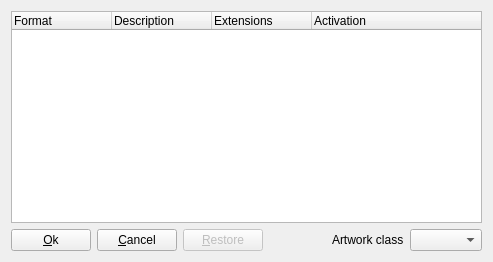
<?xml version="1.0" encoding="UTF-8"?>
<ui version="4.0">
 <class>ImageFormatSetup</class>
 <widget class="QDialog" name="ImageFormatSetup">
  <property name="geometry">
   <rect>
    <x>0</x>
    <y>0</y>
    <width>493</width>
    <height>262</height>
   </rect>
  </property>
  <property name="windowTitle">
   <string>Active image formats</string>
  </property>
  <layout class="QGridLayout" name="gridLayout">
   <item row="2" column="5">
    <widget class="QComboBox" name="comboBoxImageType">
     <property name="sizePolicy">
      <sizepolicy hsizetype="Preferred" vsizetype="Minimum">
       <horstretch>0</horstretch>
       <verstretch>0</verstretch>
      </sizepolicy>
     </property>
     <property name="toolTip">
      <string>Select artwork class to adjust</string>
     </property>
    </widget>
   </item>
   <item row="2" column="0">
    <widget class="QPushButton" name="pushButtonOk">
     <property name="sizePolicy">
      <sizepolicy hsizetype="Minimum" vsizetype="Minimum">
       <horstretch>0</horstretch>
       <verstretch>0</verstretch>
      </sizepolicy>
     </property>
     <property name="toolTip">
      <string>Apply image format setup and close dialog</string>
     </property>
     <property name="text">
      <string>&amp;Ok</string>
     </property>
     <property name="icon">
      <iconset resource="qmc2.qrc">
       <normaloff>:/data/img/yes.png</normaloff>:/data/img/yes.png</iconset>
     </property>
     <property name="autoDefault">
      <bool>false</bool>
     </property>
    </widget>
   </item>
   <item row="2" column="1">
    <widget class="QPushButton" name="pushButtonCancel">
     <property name="sizePolicy">
      <sizepolicy hsizetype="Minimum" vsizetype="Minimum">
       <horstretch>0</horstretch>
       <verstretch>0</verstretch>
      </sizepolicy>
     </property>
     <property name="toolTip">
      <string>Cancel image format setup</string>
     </property>
     <property name="text">
      <string>&amp;Cancel</string>
     </property>
     <property name="icon">
      <iconset resource="qmc2.qrc">
       <normaloff>:/data/img/no.png</normaloff>:/data/img/no.png</iconset>
     </property>
     <property name="autoDefault">
      <bool>false</bool>
     </property>
    </widget>
   </item>
   <item row="2" column="2">
    <widget class="QPushButton" name="pushButtonRestore">
     <property name="enabled">
      <bool>false</bool>
     </property>
     <property name="sizePolicy">
      <sizepolicy hsizetype="Minimum" vsizetype="Minimum">
       <horstretch>0</horstretch>
       <verstretch>0</verstretch>
      </sizepolicy>
     </property>
     <property name="toolTip">
      <string>Restore active image formats from currently stored setup</string>
     </property>
     <property name="text">
      <string>&amp;Restore</string>
     </property>
     <property name="icon">
      <iconset resource="qmc2.qrc">
       <normaloff>:/data/img/undo.png</normaloff>:/data/img/undo.png</iconset>
     </property>
     <property name="autoDefault">
      <bool>false</bool>
     </property>
    </widget>
   </item>
   <item row="2" column="3">
    <spacer name="horizontalSpacer">
     <property name="orientation">
      <enum>Qt::Horizontal</enum>
     </property>
     <property name="sizeHint" stdset="0">
      <size>
       <width>442</width>
       <height>20</height>
      </size>
     </property>
    </spacer>
   </item>
   <item row="2" column="4">
    <widget class="QLabel" name="labelImageType">
     <property name="text">
      <string>Artwork class</string>
     </property>
    </widget>
   </item>
   <item row="1" column="0" colspan="6">
    <widget class="QTreeWidget" name="treeWidget">
     <property name="toolTip">
      <string>Drag &amp; drop format entries to adjust priorities of activated formats for the current artwork class</string>
     </property>
     <property name="dragEnabled">
      <bool>true</bool>
     </property>
     <property name="dragDropMode">
      <enum>QAbstractItemView::InternalMove</enum>
     </property>
     <property name="rootIsDecorated">
      <bool>false</bool>
     </property>
     <property name="uniformRowHeights">
      <bool>true</bool>
     </property>
     <property name="itemsExpandable">
      <bool>false</bool>
     </property>
     <property name="expandsOnDoubleClick">
      <bool>false</bool>
     </property>
     <column>
      <property name="text">
       <string>Format</string>
      </property>
     </column>
     <column>
      <property name="text">
       <string>Description</string>
      </property>
     </column>
     <column>
      <property name="text">
       <string>Extensions</string>
      </property>
     </column>
     <column>
      <property name="text">
       <string>Activation</string>
      </property>
     </column>
    </widget>
   </item>
  </layout>
 </widget>
 <tabstops>
  <tabstop>treeWidget</tabstop>
  <tabstop>pushButtonOk</tabstop>
  <tabstop>pushButtonCancel</tabstop>
  <tabstop>pushButtonRestore</tabstop>
  <tabstop>comboBoxImageType</tabstop>
 </tabstops>
 <resources>
  <include location="qmc2.qrc"/>
 </resources>
 <connections/>
</ui>
